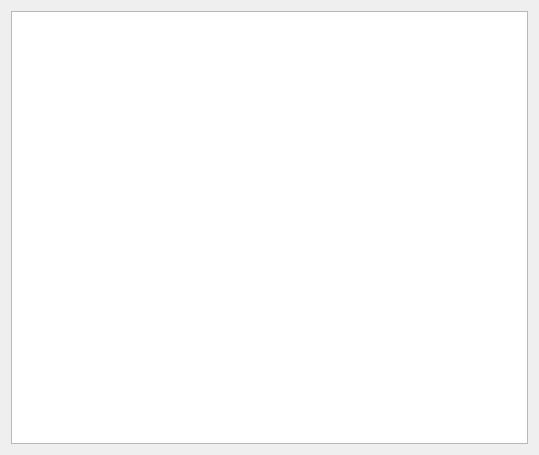
<?xml version="1.0" encoding="UTF-8"?>
<ui version="4.0">
 <class>WkfInteractionPrefWidget</class>
 <widget class="QWidget" name="WkfInteractionPrefWidget">
  <property name="geometry">
   <rect>
    <x>0</x>
    <y>0</y>
    <width>539</width>
    <height>455</height>
   </rect>
  </property>
  <property name="windowTitle">
   <string>Interaction Lines</string>
  </property>
  <layout class="QVBoxLayout" name="verticalLayout">
   <item>
    <widget class="QTreeWidget" name="treeWidget">
     <property name="columnCount">
      <number>2</number>
     </property>
     <attribute name="headerVisible">
      <bool>false</bool>
     </attribute>
     <attribute name="headerDefaultSectionSize">
      <number>200</number>
     </attribute>
     <attribute name="headerStretchLastSection">
      <bool>false</bool>
     </attribute>
     <column>
      <property name="text">
       <string notr="true">1</string>
      </property>
     </column>
     <column>
      <property name="text">
       <string notr="true">2</string>
      </property>
     </column>
    </widget>
   </item>
  </layout>
 </widget>
 <resources/>
 <connections/>
</ui>
